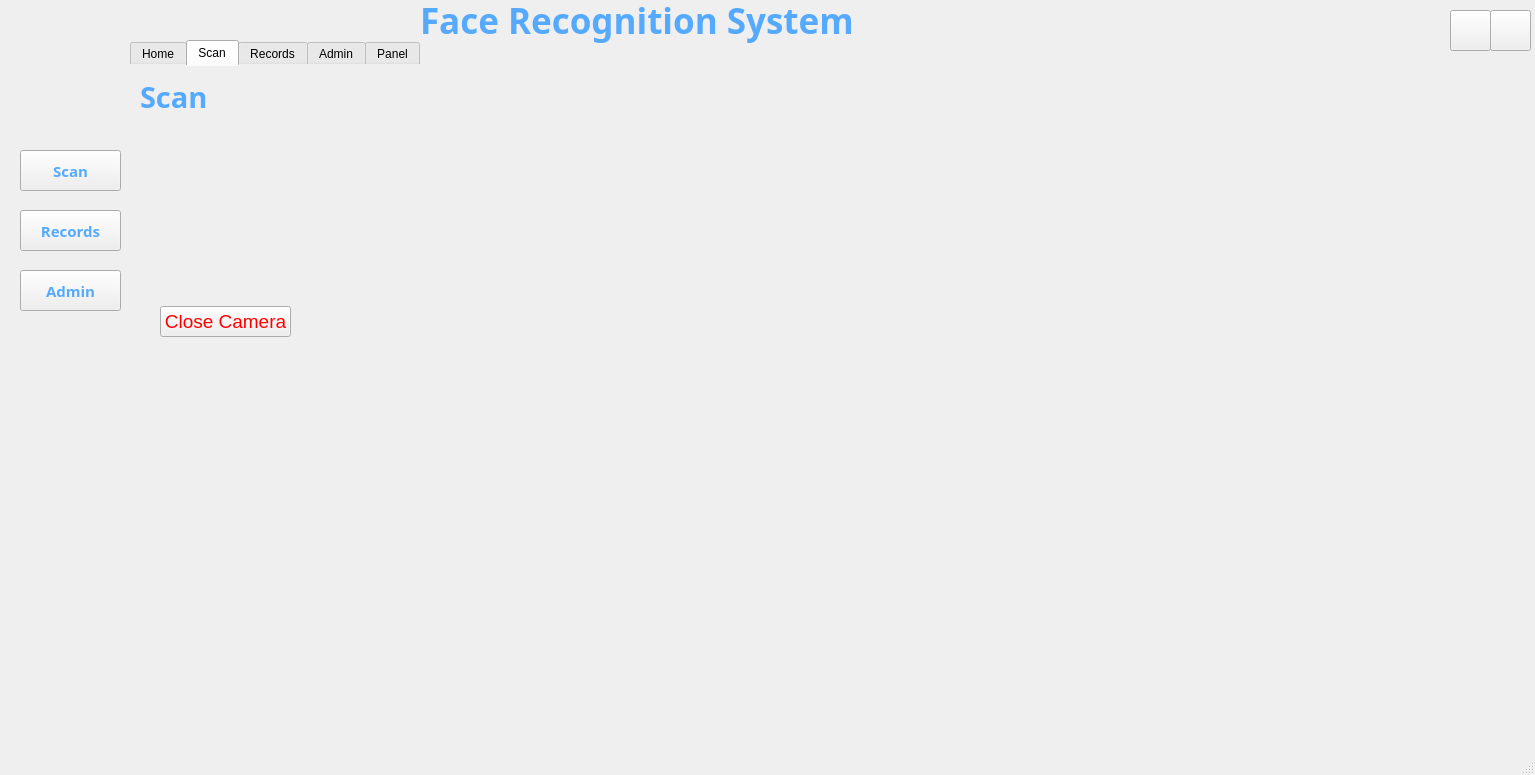
<?xml version="1.0" encoding="UTF-8"?>
<ui version="4.0">
 <class>MainWindow</class>
 <widget class="QMainWindow" name="MainWindow">
  <property name="geometry">
   <rect>
    <x>0</x>
    <y>0</y>
    <width>1535</width>
    <height>775</height>
   </rect>
  </property>
  <property name="windowTitle">
   <string>MainWindow</string>
  </property>
  <widget class="QWidget" name="centralwidget">
   <widget class="QPushButton" name="btn_scan">
    <property name="geometry">
     <rect>
      <x>20</x>
      <y>150</y>
      <width>101</width>
      <height>41</height>
     </rect>
    </property>
    <property name="font">
     <font>
      <family>Arial Rounded MT</family>
      <pointsize>11</pointsize>
      <bold>true</bold>
     </font>
    </property>
    <property name="styleSheet">
     <string notr="true">
color: rgb(85, 170, 255);</string>
    </property>
    <property name="text">
     <string>Scan</string>
    </property>
   </widget>
   <widget class="QTabWidget" name="tabWid">
    <property name="geometry">
     <rect>
      <x>130</x>
      <y>40</y>
      <width>1111</width>
      <height>661</height>
     </rect>
    </property>
    <property name="styleSheet">
     <string notr="true">QTabWidget::pane{
border:none

}</string>
    </property>
    <property name="currentIndex">
     <number>1</number>
    </property>
    <property name="usesScrollButtons">
     <bool>true</bool>
    </property>
    <widget class="QWidget" name="tab_2">
     <attribute name="title">
      <string>Home</string>
     </attribute>
     <widget class="QLabel" name="label_7">
      <property name="geometry">
       <rect>
        <x>10</x>
        <y>10</y>
        <width>131</width>
        <height>41</height>
       </rect>
      </property>
      <property name="font">
       <font>
        <family>Arial Rounded MT</family>
        <pointsize>22</pointsize>
        <bold>true</bold>
       </font>
      </property>
      <property name="styleSheet">
       <string notr="true">color: rgb(85, 170, 255);</string>
      </property>
      <property name="text">
       <string>Home</string>
      </property>
     </widget>
    </widget>
    <widget class="QWidget" name="tab">
     <attribute name="title">
      <string>Scan</string>
     </attribute>
     <widget class="QLabel" name="label_5">
      <property name="geometry">
       <rect>
        <x>10</x>
        <y>10</y>
        <width>131</width>
        <height>41</height>
       </rect>
      </property>
      <property name="font">
       <font>
        <family>Arial Rounded MT</family>
        <pointsize>22</pointsize>
        <bold>true</bold>
       </font>
      </property>
      <property name="styleSheet">
       <string notr="true">color: rgb(85, 170, 255);</string>
      </property>
      <property name="text">
       <string>Scan</string>
      </property>
     </widget>
     <widget class="QLabel" name="lbl_camera">
      <property name="geometry">
       <rect>
        <x>250</x>
        <y>70</y>
        <width>821</width>
        <height>561</height>
       </rect>
      </property>
      <property name="text">
       <string/>
      </property>
     </widget>
     <widget class="QLabel" name="lbl_name">
      <property name="geometry">
       <rect>
        <x>80</x>
        <y>110</y>
        <width>151</width>
        <height>61</height>
       </rect>
      </property>
      <property name="font">
       <font>
        <pointsize>14</pointsize>
       </font>
      </property>
      <property name="styleSheet">
       <string notr="true">color: rgb(85, 255, 0);</string>
      </property>
      <property name="text">
       <string/>
      </property>
     </widget>
     <widget class="QLabel" name="clockOutLabel">
      <property name="geometry">
       <rect>
        <x>80</x>
        <y>290</y>
        <width>91</width>
        <height>51</height>
       </rect>
      </property>
      <property name="text">
       <string/>
      </property>
     </widget>
     <widget class="QPushButton" name="close_cam">
      <property name="geometry">
       <rect>
        <x>30</x>
        <y>240</y>
        <width>131</width>
        <height>31</height>
       </rect>
      </property>
      <property name="font">
       <font>
        <pointsize>14</pointsize>
       </font>
      </property>
      <property name="styleSheet">
       <string notr="true">color: rgb(255, 0, 0);</string>
      </property>
      <property name="text">
       <string>Close Camera</string>
      </property>
     </widget>
     <widget class="QLabel" name="lbl_clock_status">
      <property name="geometry">
       <rect>
        <x>70</x>
        <y>220</y>
        <width>49</width>
        <height>16</height>
       </rect>
      </property>
      <property name="text">
       <string/>
      </property>
     </widget>
    </widget>
    <widget class="QWidget" name="tab_4">
     <attribute name="title">
      <string>Records</string>
     </attribute>
     <widget class="QLabel" name="label_8">
      <property name="geometry">
       <rect>
        <x>10</x>
        <y>10</y>
        <width>131</width>
        <height>41</height>
       </rect>
      </property>
      <property name="font">
       <font>
        <family>Arial Rounded MT</family>
        <pointsize>22</pointsize>
        <bold>true</bold>
       </font>
      </property>
      <property name="styleSheet">
       <string notr="true">color: rgb(85, 170, 255);</string>
      </property>
      <property name="text">
       <string>Record</string>
      </property>
     </widget>
     <widget class="QTableView" name="tableView">
      <property name="geometry">
       <rect>
        <x>80</x>
        <y>100</y>
        <width>491</width>
        <height>291</height>
       </rect>
      </property>
     </widget>
    </widget>
    <widget class="QWidget" name="tab_3">
     <attribute name="title">
      <string>Admin</string>
     </attribute>
     <widget class="QLabel" name="label_6">
      <property name="geometry">
       <rect>
        <x>10</x>
        <y>10</y>
        <width>191</width>
        <height>41</height>
       </rect>
      </property>
      <property name="font">
       <font>
        <family>Arial Rounded MT</family>
        <pointsize>22</pointsize>
        <bold>true</bold>
       </font>
      </property>
      <property name="styleSheet">
       <string notr="true">color: rgb(85, 255, 255);</string>
      </property>
      <property name="text">
       <string>Admin  Login</string>
      </property>
     </widget>
     <widget class="QLineEdit" name="username">
      <property name="geometry">
       <rect>
        <x>80</x>
        <y>80</y>
        <width>161</width>
        <height>31</height>
       </rect>
      </property>
      <property name="text">
       <string/>
      </property>
     </widget>
     <widget class="QLineEdit" name="password">
      <property name="geometry">
       <rect>
        <x>80</x>
        <y>130</y>
        <width>161</width>
        <height>31</height>
       </rect>
      </property>
     </widget>
     <widget class="QPushButton" name="btn_login">
      <property name="geometry">
       <rect>
        <x>80</x>
        <y>190</y>
        <width>101</width>
        <height>41</height>
       </rect>
      </property>
      <property name="font">
       <font>
        <family>Arial Rounded MT</family>
        <pointsize>11</pointsize>
        <bold>true</bold>
       </font>
      </property>
      <property name="styleSheet">
       <string notr="true">color: rgb(85, 255, 255);</string>
      </property>
      <property name="text">
       <string>Login</string>
      </property>
     </widget>
    </widget>
    <widget class="QWidget" name="tab_5">
     <attribute name="title">
      <string>Panel</string>
     </attribute>
     <widget class="QLabel" name="label_9">
      <property name="geometry">
       <rect>
        <x>10</x>
        <y>10</y>
        <width>191</width>
        <height>41</height>
       </rect>
      </property>
      <property name="font">
       <font>
        <family>Arial Rounded MT</family>
        <pointsize>22</pointsize>
        <bold>true</bold>
       </font>
      </property>
      <property name="styleSheet">
       <string notr="true">color: rgb(85, 255, 255);</string>
      </property>
      <property name="text">
       <string>Admin  Panel</string>
      </property>
     </widget>
     <widget class="QPushButton" name="btn_upload">
      <property name="geometry">
       <rect>
        <x>170</x>
        <y>430</y>
        <width>101</width>
        <height>41</height>
       </rect>
      </property>
      <property name="font">
       <font>
        <family>Arial Rounded MT</family>
        <pointsize>11</pointsize>
        <bold>true</bold>
       </font>
      </property>
      <property name="styleSheet">
       <string notr="true">color: rgb(85, 255, 255);</string>
      </property>
      <property name="text">
       <string>Upload</string>
      </property>
     </widget>
     <widget class="QLabel" name="image">
      <property name="geometry">
       <rect>
        <x>410</x>
        <y>90</y>
        <width>481</width>
        <height>321</height>
       </rect>
      </property>
      <property name="text">
       <string/>
      </property>
     </widget>
     <widget class="QLineEdit" name="u_name">
      <property name="geometry">
       <rect>
        <x>100</x>
        <y>120</y>
        <width>161</width>
        <height>31</height>
       </rect>
      </property>
      <property name="text">
       <string/>
      </property>
     </widget>
     <widget class="QPushButton" name="btn_add_face">
      <property name="geometry">
       <rect>
        <x>130</x>
        <y>180</y>
        <width>101</width>
        <height>41</height>
       </rect>
      </property>
      <property name="font">
       <font>
        <family>Arial Rounded MT</family>
        <pointsize>11</pointsize>
        <bold>true</bold>
       </font>
      </property>
      <property name="styleSheet">
       <string notr="true">color: rgb(85, 255, 255);</string>
      </property>
      <property name="text">
       <string>Add Face</string>
      </property>
     </widget>
    </widget>
   </widget>
   <widget class="QLabel" name="label_3">
    <property name="geometry">
     <rect>
      <x>420</x>
      <y>-10</y>
      <width>891</width>
      <height>61</height>
     </rect>
    </property>
    <property name="font">
     <font>
      <family>Arial Rounded MT</family>
      <pointsize>26</pointsize>
      <bold>true</bold>
     </font>
    </property>
    <property name="styleSheet">
     <string notr="true">color: rgb(85, 170, 255);</string>
    </property>
    <property name="text">
     <string>Face Recognition System</string>
    </property>
   </widget>
   <widget class="QPushButton" name="btn_admin">
    <property name="geometry">
     <rect>
      <x>20</x>
      <y>270</y>
      <width>101</width>
      <height>41</height>
     </rect>
    </property>
    <property name="font">
     <font>
      <family>Arial Rounded MT</family>
      <pointsize>11</pointsize>
      <bold>true</bold>
     </font>
    </property>
    <property name="styleSheet">
     <string notr="true">
color: rgb(85, 170, 255);</string>
    </property>
    <property name="text">
     <string>Admin</string>
    </property>
   </widget>
   <widget class="QPushButton" name="btn_record">
    <property name="geometry">
     <rect>
      <x>20</x>
      <y>210</y>
      <width>101</width>
      <height>41</height>
     </rect>
    </property>
    <property name="font">
     <font>
      <family>Arial Rounded MT</family>
      <pointsize>11</pointsize>
      <bold>true</bold>
     </font>
    </property>
    <property name="styleSheet">
     <string notr="true">
color: rgb(85, 170, 255);</string>
    </property>
    <property name="text">
     <string>Records</string>
    </property>
   </widget>
   <widget class="QPushButton" name="minBtn">
    <property name="geometry">
     <rect>
      <x>1450</x>
      <y>10</y>
      <width>41</width>
      <height>41</height>
     </rect>
    </property>
    <property name="styleSheet">
     <string notr="true">image: url(:/newPrefix/mini.jpg);</string>
    </property>
    <property name="text">
     <string/>
    </property>
   </widget>
   <widget class="QPushButton" name="closeBtn">
    <property name="geometry">
     <rect>
      <x>1490</x>
      <y>10</y>
      <width>41</width>
      <height>41</height>
     </rect>
    </property>
    <property name="styleSheet">
     <string notr="true">image: url(:/newPrefix/close.jpg);</string>
    </property>
    <property name="text">
     <string/>
    </property>
   </widget>
  </widget>
  <widget class="QStatusBar" name="statusbar"/>
 </widget>
 <resources>
  <include location="res.qrc"/>
 </resources>
 <connections/>
</ui>
